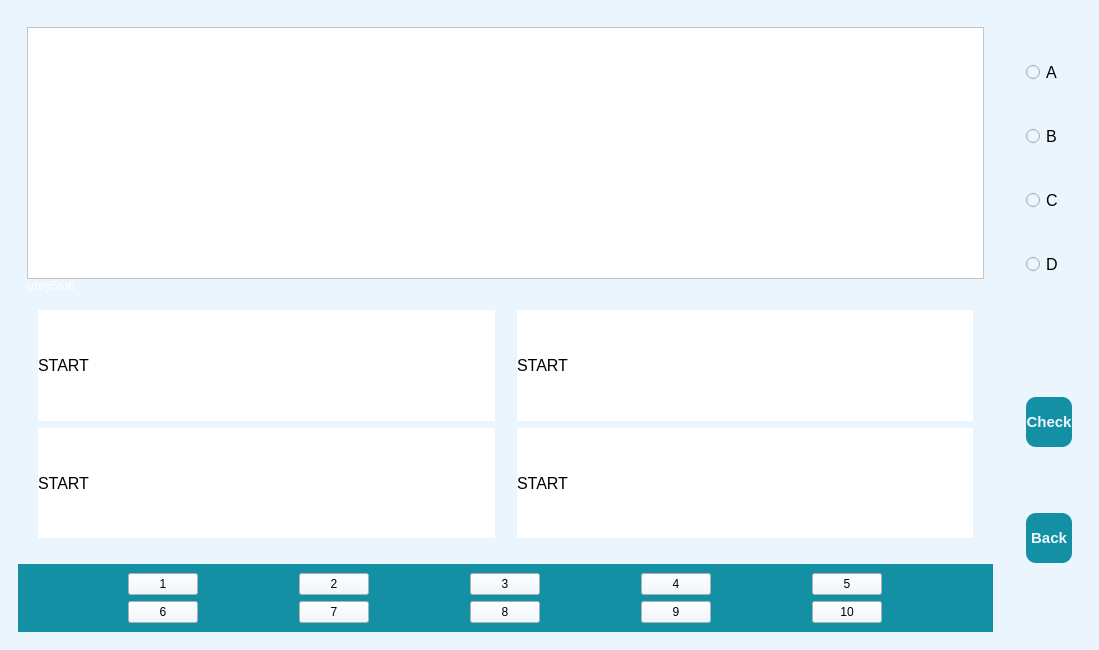
<?xml version="1.0" encoding="UTF-8"?>
<ui version="4.0">
 <class>Class_and_Object</class>
 <widget class="QMainWindow" name="Class_and_Object">
  <property name="geometry">
   <rect>
    <x>0</x>
    <y>0</y>
    <width>1099</width>
    <height>650</height>
   </rect>
  </property>
  <property name="windowTitle">
   <string>MainWindow</string>
  </property>
  <property name="styleSheet">
   <string notr="true">background-color: rgba(235,245,254,255);</string>
  </property>
  <widget class="QWidget" name="centralwidget">
   <layout class="QHBoxLayout" name="horizontalLayout">
    <item>
     <widget class="QWidget" name="widget" native="true">
      <layout class="QVBoxLayout" name="verticalLayout">
       <item>
        <widget class="QWidget" name="widget_3" native="true">
         <layout class="QVBoxLayout" name="verticalLayout_6">
          <item>
           <widget class="QWidget" name="widget_9" native="true">
            <layout class="QVBoxLayout" name="verticalLayout_7">
             <property name="spacing">
              <number>0</number>
             </property>
             <property name="leftMargin">
              <number>0</number>
             </property>
             <property name="topMargin">
              <number>0</number>
             </property>
             <property name="rightMargin">
              <number>0</number>
             </property>
             <property name="bottomMargin">
              <number>0</number>
             </property>
             <item>
              <widget class="QTextBrowser" name="ques_1">
               <property name="font">
                <font>
                 <pointsize>12</pointsize>
                 <weight>75</weight>
                 <bold>true</bold>
                </font>
               </property>
               <property name="styleSheet">
                <string notr="true">background-color: rgb(255, 255, 255);</string>
               </property>
              </widget>
             </item>
             <item>
              <widget class="QLabel" name="ques_1_1">
               <property name="styleSheet">
                <string notr="true">color: rgb(255, 255, 255);</string>
               </property>
               <property name="text">
                <string>ưtey5ru6</string>
               </property>
              </widget>
             </item>
            </layout>
           </widget>
          </item>
          <item>
           <widget class="QWidget" name="widget_10" native="true">
            <property name="minimumSize">
             <size>
              <width>0</width>
              <height>250</height>
             </size>
            </property>
            <property name="maximumSize">
             <size>
              <width>16777215</width>
              <height>250</height>
             </size>
            </property>
            <layout class="QHBoxLayout" name="horizontalLayout_4">
             <property name="spacing">
              <number>0</number>
             </property>
             <property name="leftMargin">
              <number>0</number>
             </property>
             <property name="topMargin">
              <number>0</number>
             </property>
             <property name="rightMargin">
              <number>0</number>
             </property>
             <property name="bottomMargin">
              <number>0</number>
             </property>
             <item>
              <widget class="QWidget" name="widget_11" native="true">
               <layout class="QVBoxLayout" name="verticalLayout_8">
                <property name="spacing">
                 <number>7</number>
                </property>
                <property name="leftMargin">
                 <number>11</number>
                </property>
                <property name="topMargin">
                 <number>11</number>
                </property>
                <property name="rightMargin">
                 <number>11</number>
                </property>
                <property name="bottomMargin">
                 <number>11</number>
                </property>
                <item>
                 <widget class="QLabel" name="ans_a_1">
                  <property name="font">
                   <font>
                    <pointsize>12</pointsize>
                   </font>
                  </property>
                  <property name="styleSheet">
                   <string notr="true">background-color: rgb(255, 255, 255);</string>
                  </property>
                  <property name="text">
                   <string>START</string>
                  </property>
                 </widget>
                </item>
                <item>
                 <widget class="QLabel" name="ans_c_1">
                  <property name="font">
                   <font>
                    <pointsize>12</pointsize>
                   </font>
                  </property>
                  <property name="styleSheet">
                   <string notr="true">background-color: rgb(255, 255, 255);</string>
                  </property>
                  <property name="text">
                   <string>START</string>
                  </property>
                 </widget>
                </item>
               </layout>
              </widget>
             </item>
             <item>
              <widget class="QWidget" name="widget_12" native="true">
               <layout class="QVBoxLayout" name="verticalLayout_9">
                <property name="spacing">
                 <number>7</number>
                </property>
                <property name="leftMargin">
                 <number>11</number>
                </property>
                <property name="topMargin">
                 <number>11</number>
                </property>
                <property name="rightMargin">
                 <number>11</number>
                </property>
                <property name="bottomMargin">
                 <number>11</number>
                </property>
                <item>
                 <widget class="QLabel" name="ans_b_1">
                  <property name="font">
                   <font>
                    <pointsize>12</pointsize>
                   </font>
                  </property>
                  <property name="styleSheet">
                   <string notr="true">background-color: rgb(255, 255, 255);</string>
                  </property>
                  <property name="text">
                   <string>START</string>
                  </property>
                 </widget>
                </item>
                <item>
                 <widget class="QLabel" name="ans_d_1">
                  <property name="font">
                   <font>
                    <pointsize>12</pointsize>
                   </font>
                  </property>
                  <property name="styleSheet">
                   <string notr="true">background-color: rgb(255, 255, 255);</string>
                  </property>
                  <property name="text">
                   <string>START</string>
                  </property>
                 </widget>
                </item>
               </layout>
              </widget>
             </item>
            </layout>
           </widget>
          </item>
         </layout>
        </widget>
       </item>
       <item>
        <widget class="QWidget" name="widget_4" native="true">
         <property name="maximumSize">
          <size>
           <width>16777215</width>
           <height>150</height>
          </size>
         </property>
         <property name="styleSheet">
          <string notr="true">background-color: #1390a4;
</string>
         </property>
         <layout class="QVBoxLayout" name="verticalLayout_5">
          <item>
           <widget class="QWidget" name="widget_7" native="true">
            <layout class="QHBoxLayout" name="horizontalLayout_2">
             <property name="spacing">
              <number>0</number>
             </property>
             <property name="leftMargin">
              <number>0</number>
             </property>
             <property name="topMargin">
              <number>0</number>
             </property>
             <property name="rightMargin">
              <number>0</number>
             </property>
             <property name="bottomMargin">
              <number>0</number>
             </property>
             <item>
              <widget class="QPushButton" name="push1">
               <property name="maximumSize">
                <size>
                 <width>70</width>
                 <height>16777215</height>
                </size>
               </property>
               <property name="styleSheet">
                <string notr="true">background-color: #eef7fe;
</string>
               </property>
               <property name="text">
                <string>1</string>
               </property>
              </widget>
             </item>
             <item>
              <widget class="QPushButton" name="push2">
               <property name="maximumSize">
                <size>
                 <width>70</width>
                 <height>16777215</height>
                </size>
               </property>
               <property name="styleSheet">
                <string notr="true">background-color: #eef7fe;
</string>
               </property>
               <property name="text">
                <string>2</string>
               </property>
              </widget>
             </item>
             <item>
              <widget class="QPushButton" name="push3">
               <property name="maximumSize">
                <size>
                 <width>70</width>
                 <height>16777215</height>
                </size>
               </property>
               <property name="styleSheet">
                <string notr="true">background-color: #eef7fe;</string>
               </property>
               <property name="text">
                <string>3</string>
               </property>
              </widget>
             </item>
             <item>
              <widget class="QPushButton" name="push4">
               <property name="maximumSize">
                <size>
                 <width>70</width>
                 <height>16777215</height>
                </size>
               </property>
               <property name="styleSheet">
                <string notr="true">background-color: #eef7fe;</string>
               </property>
               <property name="text">
                <string>4</string>
               </property>
              </widget>
             </item>
             <item>
              <widget class="QPushButton" name="push5">
               <property name="maximumSize">
                <size>
                 <width>70</width>
                 <height>16777215</height>
                </size>
               </property>
               <property name="styleSheet">
                <string notr="true">background-color: #eef7fe;</string>
               </property>
               <property name="text">
                <string>5</string>
               </property>
              </widget>
             </item>
            </layout>
           </widget>
          </item>
          <item>
           <widget class="QWidget" name="widget_8" native="true">
            <layout class="QHBoxLayout" name="horizontalLayout_3">
             <property name="spacing">
              <number>0</number>
             </property>
             <property name="leftMargin">
              <number>0</number>
             </property>
             <property name="topMargin">
              <number>0</number>
             </property>
             <property name="rightMargin">
              <number>0</number>
             </property>
             <property name="bottomMargin">
              <number>0</number>
             </property>
             <item>
              <widget class="QPushButton" name="push6">
               <property name="maximumSize">
                <size>
                 <width>70</width>
                 <height>16777215</height>
                </size>
               </property>
               <property name="styleSheet">
                <string notr="true">background-color: #eef7fe;</string>
               </property>
               <property name="text">
                <string>6</string>
               </property>
              </widget>
             </item>
             <item>
              <widget class="QPushButton" name="push7">
               <property name="maximumSize">
                <size>
                 <width>70</width>
                 <height>16777215</height>
                </size>
               </property>
               <property name="styleSheet">
                <string notr="true">background-color: #eef7fe;</string>
               </property>
               <property name="text">
                <string>7</string>
               </property>
              </widget>
             </item>
             <item>
              <widget class="QPushButton" name="push8">
               <property name="maximumSize">
                <size>
                 <width>70</width>
                 <height>16777215</height>
                </size>
               </property>
               <property name="styleSheet">
                <string notr="true">background-color: #eef7fe;</string>
               </property>
               <property name="text">
                <string>8</string>
               </property>
              </widget>
             </item>
             <item>
              <widget class="QPushButton" name="push9">
               <property name="maximumSize">
                <size>
                 <width>70</width>
                 <height>16777215</height>
                </size>
               </property>
               <property name="styleSheet">
                <string notr="true">background-color: #eef7fe;</string>
               </property>
               <property name="text">
                <string>9</string>
               </property>
              </widget>
             </item>
             <item>
              <widget class="QPushButton" name="push10">
               <property name="maximumSize">
                <size>
                 <width>70</width>
                 <height>16777215</height>
                </size>
               </property>
               <property name="styleSheet">
                <string notr="true">background-color: #eef7fe;</string>
               </property>
               <property name="text">
                <string>10</string>
               </property>
              </widget>
             </item>
            </layout>
           </widget>
          </item>
         </layout>
        </widget>
       </item>
      </layout>
     </widget>
    </item>
    <item>
     <widget class="QWidget" name="widget_2" native="true">
      <property name="maximumSize">
       <size>
        <width>200</width>
        <height>16777215</height>
       </size>
      </property>
      <layout class="QVBoxLayout" name="verticalLayout_2">
       <item>
        <widget class="QWidget" name="widget_5" native="true">
         <layout class="QVBoxLayout" name="verticalLayout_3">
          <item>
           <widget class="QRadioButton" name="radioButton">
            <property name="font">
             <font>
              <pointsize>12</pointsize>
             </font>
            </property>
            <property name="text">
             <string>A</string>
            </property>
           </widget>
          </item>
          <item>
           <widget class="QRadioButton" name="radioButton_2">
            <property name="font">
             <font>
              <pointsize>12</pointsize>
             </font>
            </property>
            <property name="text">
             <string>B</string>
            </property>
           </widget>
          </item>
          <item>
           <widget class="QRadioButton" name="radioButton_3">
            <property name="font">
             <font>
              <pointsize>12</pointsize>
             </font>
            </property>
            <property name="text">
             <string>C</string>
            </property>
           </widget>
          </item>
          <item>
           <widget class="QRadioButton" name="radioButton_4">
            <property name="font">
             <font>
              <pointsize>12</pointsize>
             </font>
            </property>
            <property name="text">
             <string>D</string>
            </property>
           </widget>
          </item>
         </layout>
        </widget>
       </item>
       <item>
        <widget class="QWidget" name="widget_6" native="true">
         <layout class="QVBoxLayout" name="verticalLayout_4">
          <item>
           <widget class="QPushButton" name="check_1">
            <property name="minimumSize">
             <size>
              <width>0</width>
              <height>50</height>
             </size>
            </property>
            <property name="font">
             <font>
              <pointsize>11</pointsize>
              <weight>75</weight>
              <bold>true</bold>
             </font>
            </property>
            <property name="cursor">
             <cursorShape>PointingHandCursor</cursorShape>
            </property>
            <property name="styleSheet">
             <string notr="true">color: #eef5ff;
border-radius: 10px;
background-color: #1390a4;
</string>
            </property>
            <property name="text">
             <string>Check</string>
            </property>
            <property name="icon">
             <iconset resource="resources.qrc">
              <normaloff>:/iconwhite/iconwhite/check-circle.svg</normaloff>:/iconwhite/iconwhite/check-circle.svg</iconset>
            </property>
            <property name="iconSize">
             <size>
              <width>30</width>
              <height>30</height>
             </size>
            </property>
           </widget>
          </item>
          <item>
           <widget class="QPushButton" name="back_1">
            <property name="minimumSize">
             <size>
              <width>0</width>
              <height>50</height>
             </size>
            </property>
            <property name="font">
             <font>
              <pointsize>11</pointsize>
              <weight>75</weight>
              <bold>true</bold>
             </font>
            </property>
            <property name="cursor">
             <cursorShape>PointingHandCursor</cursorShape>
            </property>
            <property name="styleSheet">
             <string notr="true">color: #eef5ff;
border-radius: 10px;
background-color: #1390a4;</string>
            </property>
            <property name="text">
             <string>Back</string>
            </property>
            <property name="icon">
             <iconset resource="resources.qrc">
              <normaloff>:/iconwhite/iconwhite/corner-up-right.svg</normaloff>:/iconwhite/iconwhite/corner-up-right.svg</iconset>
            </property>
            <property name="iconSize">
             <size>
              <width>30</width>
              <height>30</height>
             </size>
            </property>
           </widget>
          </item>
         </layout>
        </widget>
       </item>
      </layout>
     </widget>
    </item>
   </layout>
  </widget>
 </widget>
 <resources>
  <include location="resources.qrc"/>
 </resources>
 <connections/>
</ui>
